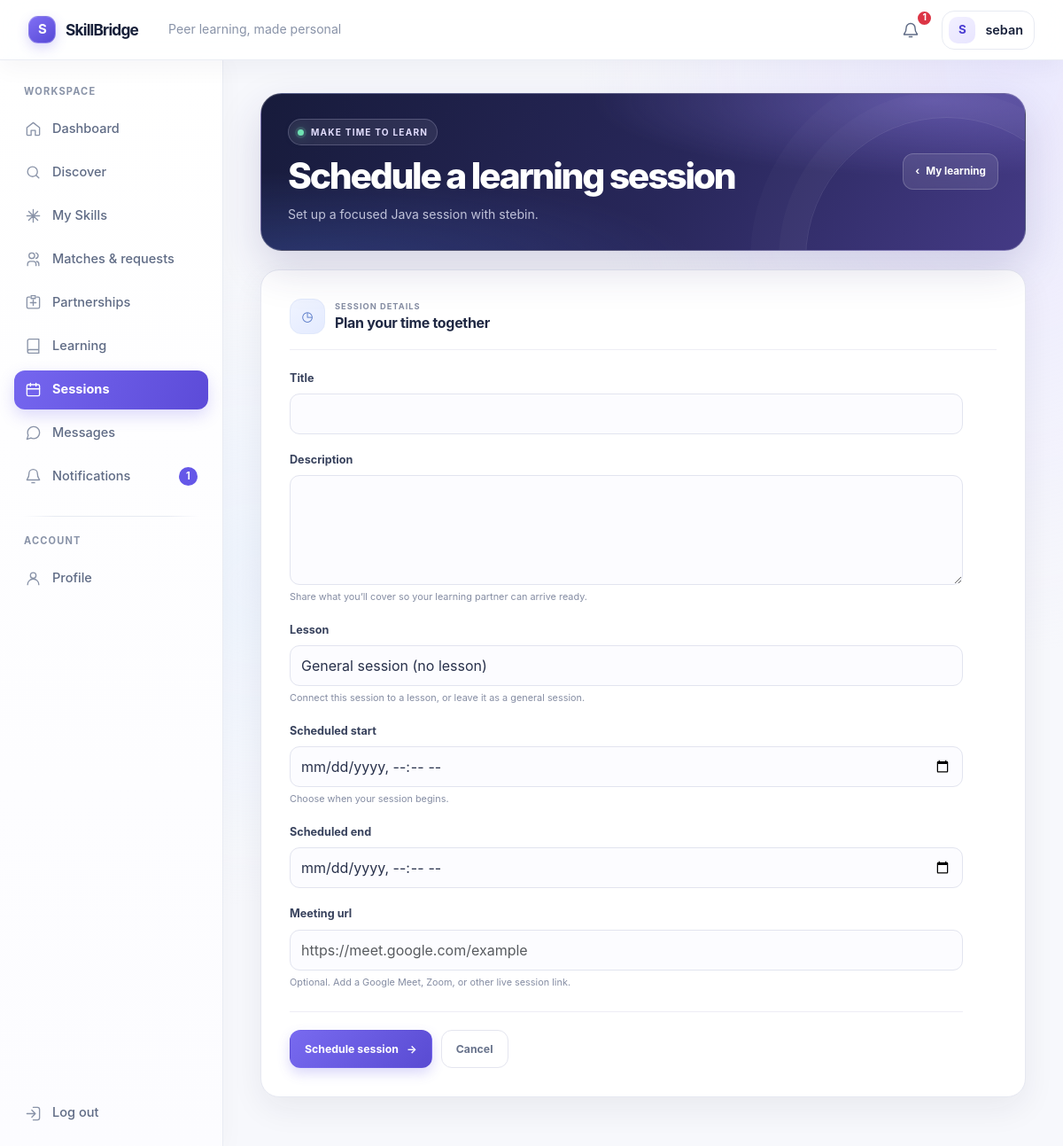
The app's page /learning/directions/2/sessions/add/ (signed in) with its own data.
### accounts/models.py (models this page shows, shortened)
class User(AbstractUser):
    class Role(models.TextChoices):
        STUDENT = 'STUDENT', 'Student'
        ADMIN = 'ADMIN', 'Admin'
    role = models.CharField(max_length=10, choices=Role.choices, default=Role.STUDENT)
    objects = SkillBridgeUserManager()

### learning/models.py (models this page shows, shortened)
class LearningDirection(models.Model):
	class Status(models.TextChoices):
		ACTIVE = 'ACTIVE', 'Active'
		COMPLETED = 'COMPLETED', 'Completed'
		CANCELLED = 'CANCELLED', 'Cancelled'
	partnership = models.ForeignKey(
		LearningPartnership,
		on_delete=models.CASCADE,
		related_name='learning_directions',
	)
	teacher = models.ForeignKey(
		'profiles.StudentProfile',
		on_delete=models.CASCADE,
		related_name='teaching_directions',
	)
	learner = models.ForeignKey(
		'profiles.StudentProfile',
		on_delete=models.CASCADE,
		related_name='learning_directions',
	)
	skill = models.ForeignKey(Skill, on_delete=models.PROTECT, related_name='learning_directions')
	status = models.CharField(max_length=10, choices=Status.choices, default=Status.ACTIVE)
	created_at = models.DateTimeField(auto_now_add=True)
	class Meta:
		ordering = ('created_at', 'pk')
		constraints = [
			models.UniqueConstraint(
				fields=('partnership', 'teacher', 'learner', 'skill'),
				name='learning_direction_pair_skill_uniq',
			),
			models.CheckConstraint(condition=~models.Q(teacher=models.F('learner')), name='learning_direction_students_distinct'),
		]

### skills/models.py (models this page shows, shortened)
class Skill(models.Model):
	class Category(models.TextChoices):
		PROGRAMMING = 'PROGRAMMING', 'Programming'
		WEB_DEVELOPMENT = 'WEB_DEVELOPMENT', 'Web Development'
		DATABASE = 'DATABASE', 'Database'
		DESIGN = 'DESIGN', 'Design'
		OFFICE_TOOLS = 'OFFICE_TOOLS', 'Office Tools'
		COMMUNICATION = 'COMMUNICATION', 'Communication'
		MUSIC = 'MUSIC', 'Music'
		PHOTOGRAPHY = 'PHOTOGRAPHY', 'Photography'
		VIDEO_EDITING = 'VIDEO_EDITING', 'Video Editing'
		OTHER = 'OTHER', 'Other'
	name = models.CharField(max_length=100)
	category = models.CharField(max_length=20, choices=Category.choices, default=Category.OTHER)
	description = models.TextField(blank=True)
	is_active = models.BooleanField(default=True)
	created_at = models.DateTimeField(auto_now_add=True)
	class Meta:
		ordering = ('name',)
		constraints = [
			models.UniqueConstraint(Lower('name'), name='skill_name_ci_uniq'),
		]

### profiles/models.py (models this page shows, shortened)
class StudentProfile(models.Model):
	user = models.OneToOneField(
		settings.AUTH_USER_MODEL,
		on_delete=models.CASCADE,
		related_name='student_profile',
	)
	full_name = models.CharField(max_length=120, blank=True)
	profile_photo = models.ImageField(
		upload_to='profile_photos/',
		blank=True,
		validators=[
			FileExtensionValidator(allowed_extensions=['jpg', 'jpeg', 'png', 'webp']),
			validate_profile_photo_size,
		],
	)
	department = models.CharField(max_length=120, blank=True)
	academic_year = models.CharField(max_length=40, blank=True)
	bio = models.CharField(max_length=500, blank=True)

### learning/views.py (the view, shortened to what this page needs)
# urls.py: path('directions/<int:direction_pk>/sessions/add/', LearningSessionCreateView.as_view(), name='session-add'),
class LearningSessionCreateView(StudentRequiredMixin, CreateView):
	model = LearningSession
	form_class = LearningSessionForm
	template_name = 'learning/session_form.html'
	def get_direction(self):
		return get_object_or_404(
			LearningDirection.objects.filter(
				teacher__user=self.request.user,
				status=LearningDirection.Status.ACTIVE,
			),
			pk=self.kwargs['direction_pk'],
		)
	def get_form_kwargs(self):
		kwargs = super().get_form_kwargs()
		kwargs.update({'direction': self.get_direction(), 'teacher': self.request.user})
		return kwargs
	def get_context_data(self, **kwargs):
		context = super().get_context_data(**kwargs)
		context['direction'] = self.get_direction()
		return context

### templates/learning/session_form.html (shortened to what this page needs)
{% extends 'base.html' %}
{% block content %}
<main class="learning-session-form-page mx-auto">
    <header class="learning-session-form-hero">
        <div>
            <p class="learning-session-form-eyebrow"><span aria-hidden="true"></span> MAKE TIME TO LEARN</p>
            <h1>{% if object %}Update your session{% else %}Schedule a learning session{% endif %}</h1>
            <p>{% if direction %}Set up a focused {{ direction.skill.name }} session with {{ direction.learner.full_name|default:direction.learner.user.username }}.{% else %}Create a shared moment for progress, practice, and questions.{% endif %}</p>
        </div>
        <a class="learning-session-form-back" href="{% if object %}{% url 'learning:session-detail' object.pk %}{% else %}{% url 'learning:directions' %}{% endif %}"><span aria-hidden="true">‹</span> {% if object %}Back to session{% else %}My learning{% endif %}</a>
    </header>
    <section class="learning-session-form-card">
        <div class="learning-session-form-card-heading">
            <span class="learning-session-form-icon" aria-hidden="true">◷</span>
            <div><p>SESSION DETAILS</p><h2>Plan your time together</h2></div>
        </div>
        <form method="post" novalidate class="learning-session-form">
        {% for field in form %}
            <div class="learning-session-form-field{% if field.errors %} has-errors{% endif %}">
                <label class="form-label" for="{{ field.id_for_label }}">{{ field.label }}</label>
                {{ field }}
                {% if field.name == 'description' %}<div class="learning-session-field-hint">Share what you’ll cover so your learning partner can arrive ready.</div>{% endif %}
                {% if field.name == 'lesson' %}<div class="learning-session-field-hint">Connect this session to a lesson, or leave it as a general session.</div>{% endif %}
                {% if field.name == 'scheduled_start' %}<div class="learning-session-field-hint">Choose when your session begins.</div>{% endif %}
                {% if field.name == 'meeting_url' %}<div class="learning-session-field-hint">Optional. Add a Google Meet, Zoom, or other live session link.</div>{% endif %}
            </div>
        {% endfor %}
        <div class="learning-session-form-actions">
            <button class="learning-session-submit-button" type="submit">{% if object %}Save session changes{% else %}Schedule session{% endif %}<span aria-hidden="true">→</span></button>
            <a class="learning-session-cancel-button" href="{% if object %}{% url 'learning:session-detail' object.pk %}{% else %}{% url 'learning:directions' %}{% endif %}">Cancel</a>
        </div>
        </form>
    </section>
</main>
{% endblock %}

### templates/base.html (shortened to what this page needs)
{% load static %}
<!doctype html>
<html lang="en">
<head>
    <link href="https://cdn.jsdelivr.net/npm/bootstrap@5.3.3/dist/css/bootstrap.min.css" rel="stylesheet">
    <link href="{% static 'css/base.css' %}" rel="stylesheet">
    <link href="{% static 'css/layout.css' %}?v=20261005-2" rel="stylesheet">
    <link href="{% static 'css/components.css' %}" rel="stylesheet">
    <link href="{% static 'css/forms.css' %}" rel="stylesheet">
    <link href="{% static 'css/auth.css' %}" rel="stylesheet">
    <link href="{% static 'css/profile.css' %}?v=20261005-2" rel="stylesheet">
    <link href="{% static 'css/skills.css' %}?v=20261005-1" rel="stylesheet">
    <link href="{% static 'css/matching.css' %}?v=20261005-3" rel="stylesheet">
    <link href="{% static 'css/learning.css' %}?v=20261005-5" rel="stylesheet">
    <link href="{% static 'css/chat.css' %}?v=20261005-1" rel="stylesheet">
    <link href="{% static 'css/notifications.css' %}?v=20261005-1" rel="stylesheet">
    <link href="{% static 'css/responsive.css' %}" rel="stylesheet">
</head>
<body class="{% if user.is_authenticated %}app-body{% else %}public-body{% endif %}{% if request.resolver_match.url_name == 'home' and user.is_authenticated and user.role == 'STUDENT' %} student-dashboard-body{% endif %}">
{% if user.is_authenticated %}
    <div class="app-frame">
        <header class="topbar">
            <div class="topbar-main">
                <a class="brand" href="{% url 'home' %}" aria-label="SkillBridge home">
                    <span class="brand-symbol" aria-hidden="true">S</span>
                    <span>SkillBridge</span>
                </a>
                <span class="topbar-context">{% block page_context %}Peer learning, made personal{% endblock %}</span>
            </div>
            <div class="topbar-actions">
                {% if user.role == 'STUDENT' %}
                    <a class="icon-button notification-button" href="{% url 'notifications' %}" aria-label="Notifications{% if unread_notification_count %}, {{ unread_notification_count }} unread{% endif %}">
                        <svg viewBox="0 0 24 24" aria-hidden="true"><path d="M18 9a6 6 0 0 0-12 0c0 7-3 7-3 9h18c0-2-3-2-3-9M10 21h4"/></svg>
                        {% if unread_notification_count %}<span class="badge text-bg-danger notification-dot" aria-label="{{ unread_notification_count }} unread notifications">{{ unread_notification_count }}</span>{% endif %}
                    </a>
                    <a class="profile-chip" href="{% url 'profile-detail' %}">
                        {% if user.student_profile.profile_photo %}
                            <img class="avatar avatar-photo" src="{{ user.student_profile.profile_photo.url }}" alt="">
                        {% else %}
                            <span class="avatar" aria-hidden="true">{{ user.username|first|upper }}</span>
                        {% endif %}
                        <span class="profile-chip-name">{{ user.username }}</span>
                    </a>
                {% elif user.role == 'ADMIN' %}
                    <a class="profile-chip" href="{% url 'admin_dashboard:overview' %}">
                        <span class="avatar" aria-hidden="true">{{ user.username|first|upper }}</span>
                        <span class="profile-chip-name">{{ user.username }}</span>
                    </a>
                {% endif %}
            </div>
        </header>
        <aside class="sidebar" id="app-sidebar" aria-label="Main navigation">
            <div class="sidebar-inner">
                {% if user.role == 'STUDENT' %}
                    <p class="sidebar-label">Workspace</p>
                    <nav class="sidebar-nav">
                        <a class="sidebar-link {% if request.resolver_match.url_name == 'home' %}is-active{% endif %}" href="{% url 'home' %}" {% if request.resolver_match.url_name == 'home' %}aria-current="page"{% endif %}>
                            <svg viewBox="0 0 24 24" aria-hidden="true"><path d="m3 10 9-7 9 7v10a1 1 0 0 1-1 1h-5v-7H9v7H4a1 1 0 0 1-1-1z"/></svg><span>Dashboard</span>
                        </a>
                        <a class="sidebar-link " href="{% url 'matching:index' %}" >
                            <svg viewBox="0 0 24 24" aria-hidden="true"><circle cx="11" cy="11" r="7"/><path d="m20 20-4-4"/></svg><span>Discover</span>
                        </a>
                        <a class="sidebar-link {% if request.resolver_match.namespace == 'skills' %}is-active{% endif %}" href="{% url 'skills:index' %}" {% if request.resolver_match.namespace == 'skills' %}aria-current="page"{% endif %}>
                            <svg viewBox="0 0 24 24" aria-hidden="true"><path d="M12 3v18M3 12h18M5.6 5.6l12.8 12.8m0-12.8L5.6 18.4"/></svg><span>My Skills</span>
                        </a>
                        <a class="sidebar-link " href="{% url 'matching:requests' %}" >
                            <svg viewBox="0 0 24 24" aria-hidden="true"><path d="M16 21v-2a4 4 0 0 0-4-4H8a4 4 0 0 0-4 4v2m6-10a4 4 0 1 0 0-8 4 4 0 0 0 0 8m10 10v-2a4 4 0 0 0-3-3.87m-1-12.13a4 4 0 0 1 0 7.75"/></svg><span>Matches &amp; requests</span>
                        </a>
                        <a class="sidebar-link " href="{% url 'matching:partnerships' %}" >
                            <svg viewBox="0 0 24 24" aria-hidden="true"><path d="M8 12h8m-4-4v8M7 4H5a2 2 0 0 0-2 2v12a2 2 0 0 0 2 2h14a2 2 0 0 0 2-2V6a2 2 0 0 0-2-2h-2M9 2h6v4H9z"/></svg><span>Partnerships</span>
                        </a>
                        <a class="sidebar-link " href="{% url 'learning:directions' %}" >
                            <svg viewBox="0 0 24 24" aria-hidden="true"><path d="M4 19.5A2.5 2.5 0 0 1 6.5 17H20M6.5 2H20v20H6.5A2.5 2.5 0 0 1 4 19.5v-15A2.5 2.5 0 0 1 6.5 2Z"/></svg><span>Learning</span>
                        </a>
                        <a class="sidebar-link {% if request.resolver_match.namespace == 'learning' and 'session' in request.resolver_match.url_name %}is-active{% endif %}" href="{% url 'learning:sessions' %}" {% if request.resolver_match.namespace == 'learning' and 'session' in request.resolver_match.url_name %}aria-current="page"{% endif %}>
                            <svg viewBox="0 0 24 24" aria-hidden="true"><rect x="3" y="5" width="18" height="16" rx="2"/><path d="M16 3v4M8 3v4M3 11h18"/></svg><span>Sessions</span>
                        </a>
                        <a class="sidebar-link {% if request.resolver_match.namespace == 'chat' %}is-active{% endif %}" href="{% url 'chat:chat-list' %}" {% if request.resolver_match.namespace == 'chat' %}aria-current="page"{% endif %}>
                            <svg viewBox="0 0 24 24" aria-hidden="true"><path d="M21 11.5a8.4 8.4 0 0 1-.9 3.8 8.5 8.5 0 0 1-7.6 4.7 8.4 8.4 0 0 1-3.8-.9L3 21l1.9-5.7a8.4 8.4 0 0 1-.9-3.8A8.5 8.5 0 0 1 8.7 3.9a8.4 8.4 0 0 1 3.8-.9h.5a8.5 8.5 0 0 1 8 8z"/></svg><span>Messages</span>
                        </a>
                        <a class="sidebar-link " href="{% url 'notifications' %}" >
                            <svg viewBox="0 0 24 24" aria-hidden="true"><path d="M18 8a6 6 0 0 0-12 0c0 7-3 7-3 9h18c0-2-3-2-3-9m-8 13h4"/></svg><span>Notifications</span>
                            {% if unread_notification_count %}<span class="sidebar-count">{{ unread_notification_count }}</span>{% endif %}
                        </a>
                    </nav>
                    <div class="sidebar-divider"></div>
                    <p class="sidebar-label">Account</p>
                    <nav class="sidebar-nav">
                        <a class="sidebar-link " href="{% url 'profile-detail' %}" >
                            <svg viewBox="0 0 24 24" aria-hidden="true"><circle cx="12" cy="8" r="4"/><path d="M4 21a8 8 0 0 1 16 0"/></svg><span>Profile</span>
                        </a>
                    </nav>
                {% endif %}
                <div class="sidebar-footer">
                    <form method="post" action="{% url 'logout' %}">
                        <button class="sidebar-link sidebar-logout" type="submit">
                            <svg viewBox="0 0 24 24" aria-hidden="true"><path d="M10 17l5-5-5-5m5 5H3m9-9h6a3 3 0 0 1 3 3v12a3 3 0 0 1-3 3h-6"/></svg><span>Log out</span>
                        </button>
                    </form>
                </div>
            </div>
        </aside>
        <main class="main-area">
            <div class="content-wrap">
{% endif %}
{% block content %}{% endblock %}
{% if user.is_authenticated %}
            </div>
        </main>
    </div>
{% else %}
    </main>
    {% if request.resolver_match.url_name == 'home' %}
    <script src="{% static 'js/app.js' %}" defer></script>
    {% endif %}
{% endif %}
</body>
</html>

### records on screen
User: username|first "S", username "seban"
LearningDirection: skill.name "Java", learner.full_name "stebin"

### other values on screen
{{ unread_notification_count }} "1"
{{ field.label }} "Title" "Description" "Lesson" "Scheduled start" "Scheduled end" "Meeting url"
